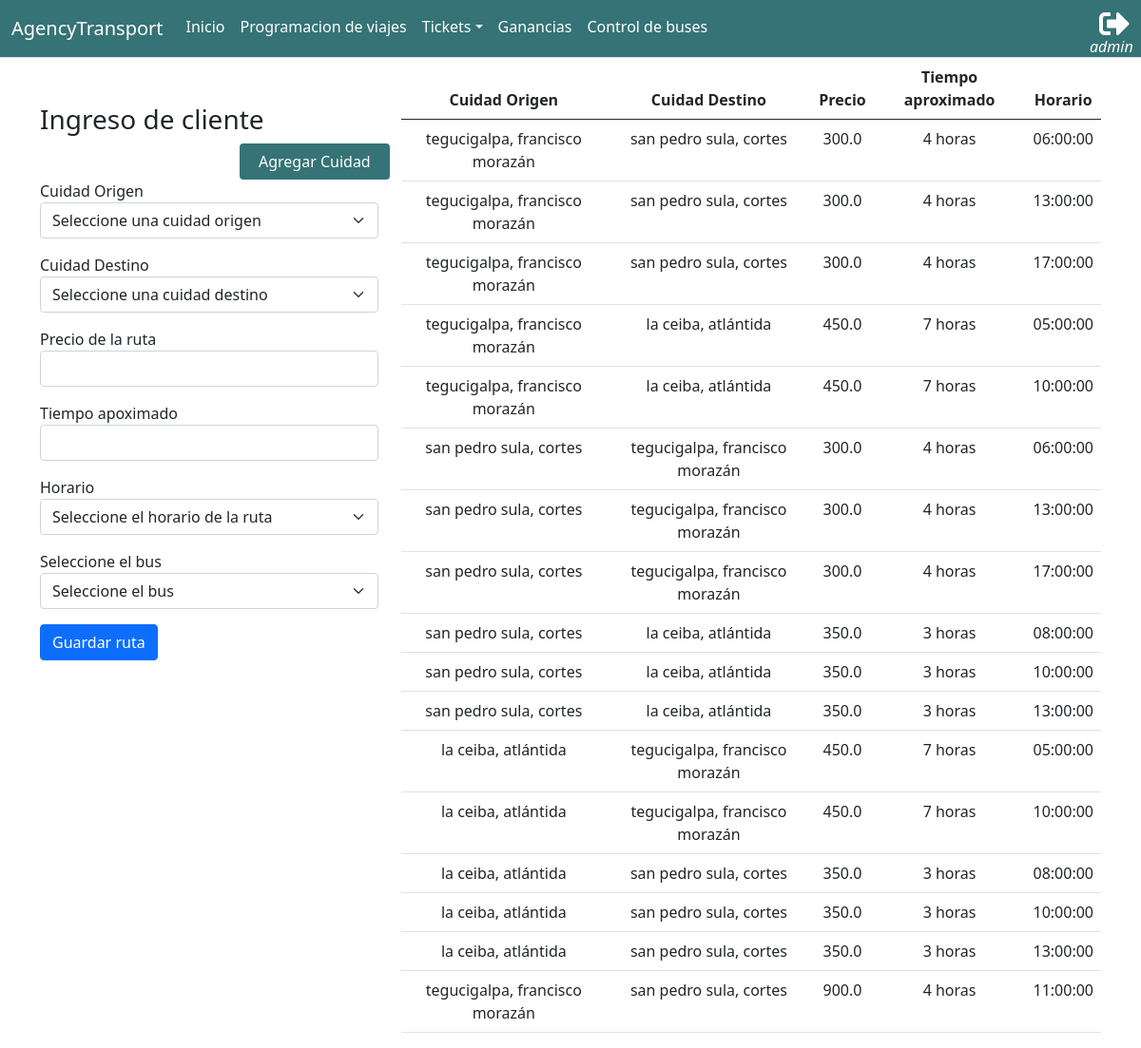
The page /transportAgency/routes/ (signed in) on the database as committed earlier.
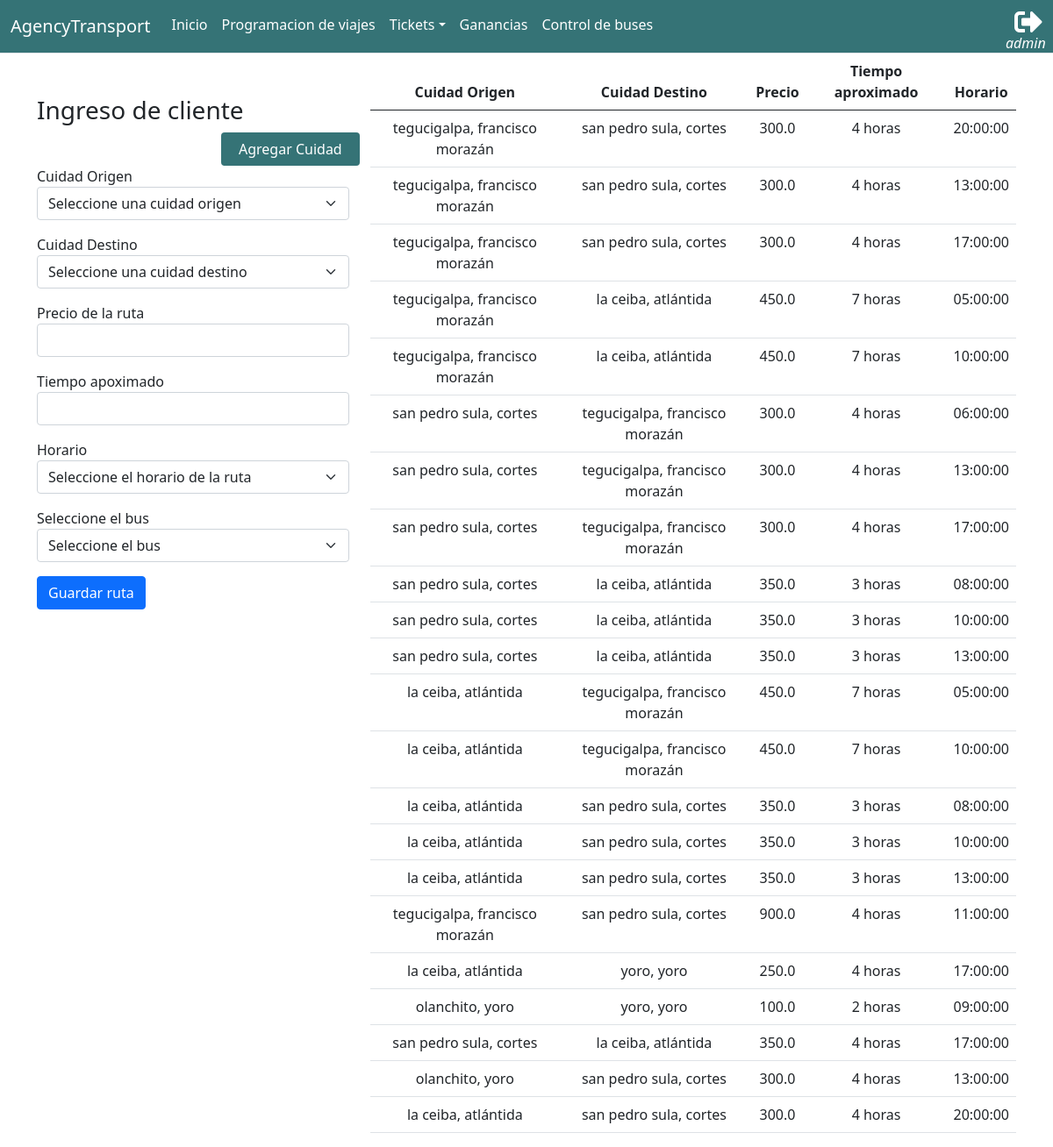
The same page on the database as committed later.
### app_transportAgency/models.py (models this page shows, shortened)
class Route(models.Model):
    origin     = models.ForeignKey(City, related_name="origin_city", on_delete=models.CASCADE)
    destiny    = models.ForeignKey(City, related_name="destiny_city", on_delete=models.CASCADE)
    route_time = models.IntegerField()
    precio     = models.FloatField()
    schedule   = models.ForeignKey(Schedule, on_delete=models.CASCADE, blank=True, null=True)
    bus        = models.ForeignKey(Bus, on_delete=models.PROTECT, blank=True, null=True)

class City(models.Model):
    name_city = models.CharField(max_length=70)
    def __str__(self):
        return self.name_city
    class Meta:
        verbose_name_plural = 'Cities'

class Schedule(models.Model):
    route_schedule = models.TimeField()
    def __str__(self):
        return f'{self.route_schedule}'

### app_transportAgency/views.py (the view, shortened to what this page needs)
# urls.py: path('routes/', views.register_route, name="register_route"),
@login_required()
def register_route(request):
    routes = Route.objects.all()
    cities = City.objects.all()
    schedules = Schedule.objects.all()
    buses = Bus.objects.all()
    return render(request, 'transportAgency/routes.html', {
        'routes': routes,
        'cities': cities,
        'schedules': schedules,
        'buses': buses,
    })

### app_transportAgency/models.py (called while the page is built)
    def __str__(self):
        return f'{self.name_bus}'

### app_transportAgency/templates/transportAgency/routes.html (shortened to what this page needs)
{% extends 'base.html' %}
{% block container %}
<div class="container">
    <div class="row">
        <div class="col-4  mt-5">
        <form action="{% url 'transportAgency:register_route' %}" method="post">
            <h3>Ingreso de cliente</h3>
            <div class="row justify-content-end">
                <button class="btn col-5" style="background: #357376;color:#fff;" type="button" id="button-city">Agregar Cuidad</button>
            </div>
            <div class="mb-3">
                <label for="origin">Cuidad Origen</label>
                <select class="form-select" name="origin" id="origin">
                    <option value="">Seleccione una cuidad origen</option>
                </select>
            </div>
            <div class="mb-3">
                <label for="destiny">Cuidad Destino</label>
                <select class="form-select" name="destiny" id="destiny">
                    <option value="">Seleccione una cuidad destino</option>
                </select>
            </div>
            <div class="mb-3">
                <label for="price">Precio de la ruta</label>
                <input type="number" min=1 class="form-control" name=price id="price">
            </div>
            <div class="mb-3">
                <label for="route-time">Tiempo apoximado</label>
                <input type="number" min=1 class="form-control" name=route-time id="route-time">
            </div>
            <div class="mb-3">
                <label for="schedule">Horario</label>
                <select class="form-select" name="schedule" id="schedule">
                    <option value="">Seleccione el horario de la ruta</option>
                </select>
            </div>
            <div class="mb-3">
                <label for="bus">Seleccione el bus</label>
                <select class="form-select" name="bus" id="bus">
                    <option value="">Seleccione el bus</option>
                </select>
            </div>
            <button class="btn btn-primary" data-url="{% url 'transportAgency:register_route' %}" type="button" id="button-route" data-token="{{csrf_token }}" >Guardar ruta</button>
        </form>
        </div>
        <div class="col-8">
            <table class="table" style="text-align:center" >
                <thead>
                    <th>Cuidad Origen</th>
                    <th>Cuidad Destino</th>
                    <th>Precio</th>
                    <th>Tiempo aproximado</th>
                    <th>Horario</th>
                </thead>
                <tbody>
                    {% for r in routes %}
                        <tr>
                            <td>{{r.origin}}</td>
                            <td>{{r.destiny}}</td>
                            <td>{{r.precio}}</td>
                            <td>{{r.route_time}} horas</td>
                            <td>{{r.schedule}}</td>
                        </tr>
                    {% endfor %}
                </tbody>
            </table>
        </div>
    </div>
</div>
{% endblock container %}

Rows that differ between the two databases and show on the page:
changed Route (number 1 of 22 on the later page): schedule "06:00:00" → "20:00:00"
added Route: origin "la ceiba, atlántida", destiny "yoro, yoro", precio "250.0", route_time "4", schedule "17:00:00"
added Route: origin "olanchito, yoro", destiny "yoro, yoro", precio "100.0", route_time "2", schedule "09:00:00"
added Route: origin "san pedro sula, cortes", destiny "la ceiba, atlántida", precio "350.0", route_time "4", schedule "17:00:00"
added Route: origin "olanchito, yoro", destiny "san pedro sula, cortes", precio "300.0", route_time "4", schedule "13:00:00"
added Route: origin "la ceiba, atlántida", destiny "san pedro sula, cortes", precio "300.0", route_time "4", schedule "20:00:00"
